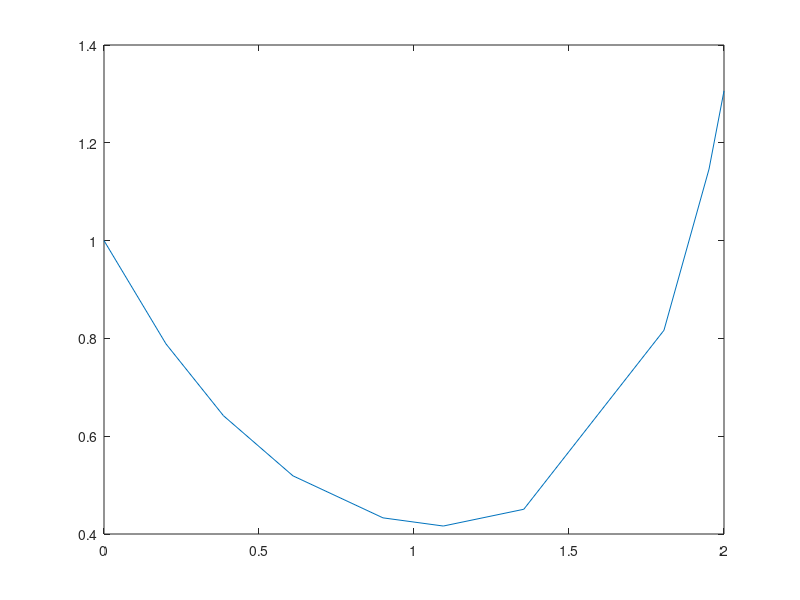

Here is the MATLAB script that generated this plot:
clear all;
clc;
dydt=@(t,y) y*t.^2-1.2*y; %introducir funcion
a=0; %inicio de simulacion
b=2; %fin de simulacion
yinit=1; %conducion incial 
n=5; %pasos totales;
%elegir el metodo de Rungekutta para resolver
metodo=3;
%1 para un Rungekutta de cuarto orden
%2 para un Rungekutta RKF45 con paso fijo
%2 para un Rungekutta RKF45 con paso variable
if metodo == 1 
    dt=((b-a)/n);
    x = 0:dt:10;                                         
    y = zeros(1,length(x)); 
    y(1) = yinit;                                          
    for i=1:(length(x)-1)                              
        k_1 = dydt(x(i),y(i));
        k_2 = dydt(x(i)+0.5*dt,y(i)+0.5*dt*k_1);
        k_3 = dydt((x(i)+0.5*dt),(y(i)+0.5*dt*k_2));
        k_4 = dydt((x(i)+dt),(y(i)+k_3*dt));
        y(i+1) = y(i) + (1/6)*(k_1+2*k_2+2*k_3+k_4)*dt;  
    end
    
   plot(x,y)
   
  
end
if metodo == 2
    yinit=1; %conducion incial 
    n=1000;
    Y=yinit;
    Yn = yinit;
    T=a;
    t = T(1);
    dt=((b-a)/n);
    for i=1:n
         K1 = dt * dydt(t, Yn);
         K2 = dt * dydt(t+dt/4,Yn+K1/4);
         K3 = dt * dydt(t+3*dt/8, Yn+(3*K1/32) + (9*K2/32));
         K4 = dt * dydt(t+12*dt/13,Yn+(1932*K1/2197)-(7200*K2/2197)+(7296*K3/2197));
         K5 = dt * dydt(t+dt,Yn+(439*K1/216)-8*K2+(3680*K3/513)-(845*K4/4104));
         K6 = dt * dydt(t+dt/2,Yn-(8*K1/27)+2*K2-(3544*K3/2565)+(1859*K4/4104)-(11*K5/40));
         t = t + dt;
         Yn = Yn + ((25 * K1 / 216) + (1408 * K3 / 2565) + (2197 * K4 / 4104) - (K5 / 5));
         T = [T;t];
         Y = [Y;Yn];
    end
    plot(T,Y)
    z=[T,Y];
    z
end
if metodo == 3
    trange=[a b];
    tol = 1e-6;
    dtmax = diff(trange)/10;
    dt = dtmax;
    Y = yinit; 
    T = a;
    Yn = yinit'; 
    t = T(1);
    stop = 0; 
    while(~stop)
         K1 = dt * dydt(t, Yn);
         K2 = dt * dydt(t+dt/4,Yn+K1/4);
         K3 = dt * dydt(t+3*dt/8, Yn+(3*K1/32) + (9*K2/32));
         K4 = dt * dydt(t+12*dt/13,Yn+(1932*K1/2197)-(7200*K2/2197)+(7296*K3/2197));
         K5 = dt * dydt(t+dt,Yn+(439*K1/216)-8*K2+(3680*K3/513)-(845*K4/4104));
         K6 = dt * dydt(t+dt/2,Yn-(8*K1/27)+2*K2-(3544*K3/2565)+(1859*K4/4104)-(11*K5/40));
         res =norm((K1/360)-(128*K3/4275)-(2197*K4/75240)+(K5/50)+(2*K6/55));
         t = t + dt;
         Yn = Yn + ((25 * K1 / 216) + (1408 * K3 / 2565) + (2197 * K4 / 4104) - (K5 / 5));
         T = [T;t];
         Y = [Y;Yn];
         s=0.84 * (tol /res)^0.25;
         dt=s*dt;
         if (t >= trange(2)) 
             stop = 1;
         elseif(t+dt>trange(2))
             dt = trange(2)-t;
         end
    end
    plot(T,Y)
    z=[T,Y];
    z    
end